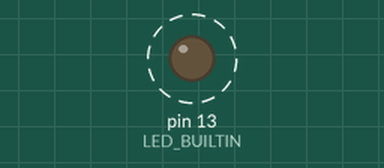
A sketch run on a simulated Arduino Uno, built with avr-gcc and run on an emulated ATmega328P. Parts: output pins drawn as LEDs (lit = HIGH). Dashed ring = blinking. What the sketch prints to the serial monitor is not drawn.

Above: at 0.15 s.
Timing chart, 0 to 3.0 s (numbered marks = the images above):
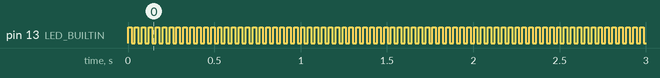

The sketch:

arduino_blink.ino
```cpp
/*
 * Arduino (STM32duino) sketch for the emulator. Built with the official STMicroelectronics
 * Arduino core, which sits on top of ST's HAL — so the resulting binary boots through
 * SystemClock_Config(), HAL GPIO and HAL UART exactly like real Arduino firmware.
 *
 * On the Nucleo-G071RB, LED_BUILTIN is PA5 and Serial is wired to USART2 (the ST-Link VCP).
 * The emulator asserts the banner over USART2 and toggles PA5, both observable from the TestKit.
 */
void setup() {
  pinMode(LED_BUILTIN, OUTPUT);
  Serial.begin(9600);
  Serial.println("STM32DUINO-OK");
}

void loop() {
  digitalWrite(LED_BUILTIN, HIGH);
  delay(20);
  digitalWrite(LED_BUILTIN, LOW);
  delay(20);
  Serial.println("tick");
}
```

Measured:
- by itself, pin 13 (LED_BUILTIN): alternates HIGH for 0.02 s and LOW for 0.02 s
